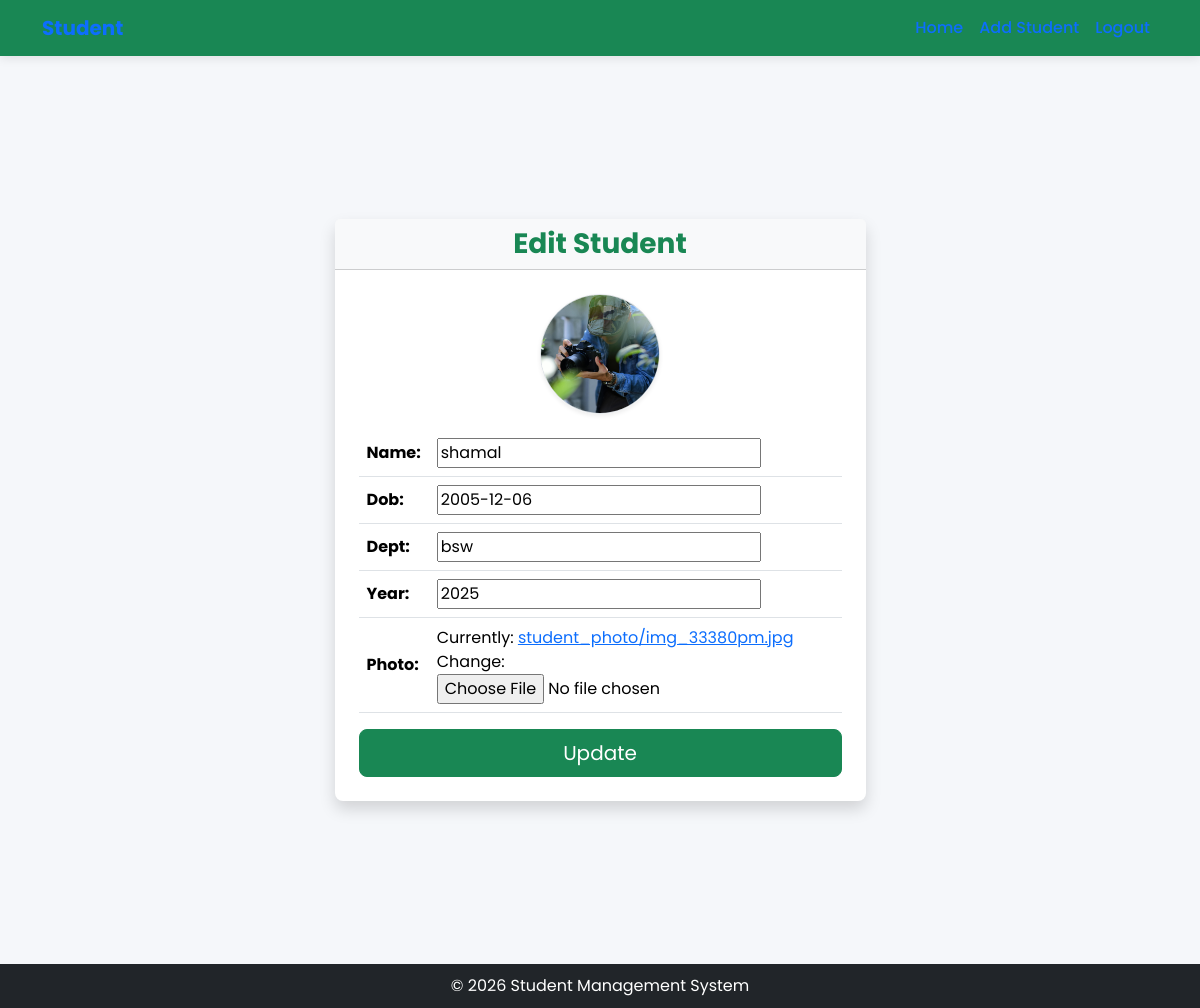
Page /student/edit/13 on the committed database.
### student/models.py (models this page shows, shortened)
class student (models.Model):
    name=models.CharField(max_length=100)
    dob=models.DateField()
    dept=models.CharField(max_length=100)
    year=models.IntegerField()
    photo=models.ImageField(upload_to="student_photo/")

### student/views.py (the view, shortened to what this page needs)
# urls.py: path('edit/<int:id>', editstudentview.as_view(), name='editstud'),
class editstudentview(View):
    def get(self,request, **kwargs):
         sid=kwargs.get('id')
         stud=student.objects.get(id=sid)
         form=StudentForm(instance=stud)
         return render(request,"editstudent.html",{"form":form})

### student/forms.py
class StudentForm(forms.ModelForm):
    class Meta:
        model=student
        fields = '__all__'

### student/templates/editstudent.html (shortened to what this page needs)
{% extends 'base.html' %}
{% block base %}
<div class="container py-4">
    <div class="row justify-content-center align-items-center min-vh-100">
        <div class="col-12 col-sm-10 col-md-8 col-lg-6">
            <div class="card shadow border-0 rounded-3">
                <div class="card-header text-center bg-light">
                    <h3 class="fw-bold mb-0 text-success">Edit Student</h3>
                </div>
                <div class="card-body p-3 p-md-4">
                    <form method="post" enctype="multipart/form-data">
                        {% if form.instance.photo %}
                        <div class="text-center mb-3">
                            <img src="{{ form.instance.photo.url }}"
                                 class="rounded-circle border shadow-sm"
                                 style="width:120px; height:120px; object-fit:cover;">
                        </div>
                        {% endif %}
                        <div class="table-responsive">
                            <table class="table align-middle mb-3">
                                {{ form.as_table }}
                            </table>
                        </div>
                        <div class="d-grid">
                            <button class="btn btn-success btn-lg">
                                Update
                            </button>
                        </div>
                    </form>
                </div>
            </div>
        </div>
    </div>
</div>
{% endblock %}

### student/templates/base.html (style rules this page uses)
body { font-family: 'Poppins', sans-serif; background-color: #f5f7fa; }

### student/templates/editstudent.html (style rules this page uses)
img { max-width: 100%; height: auto; }

### rows in the picture
student: instance.photo (picture), name "shamal", dob "2005-12-06", dept "bsw", year "2025"
